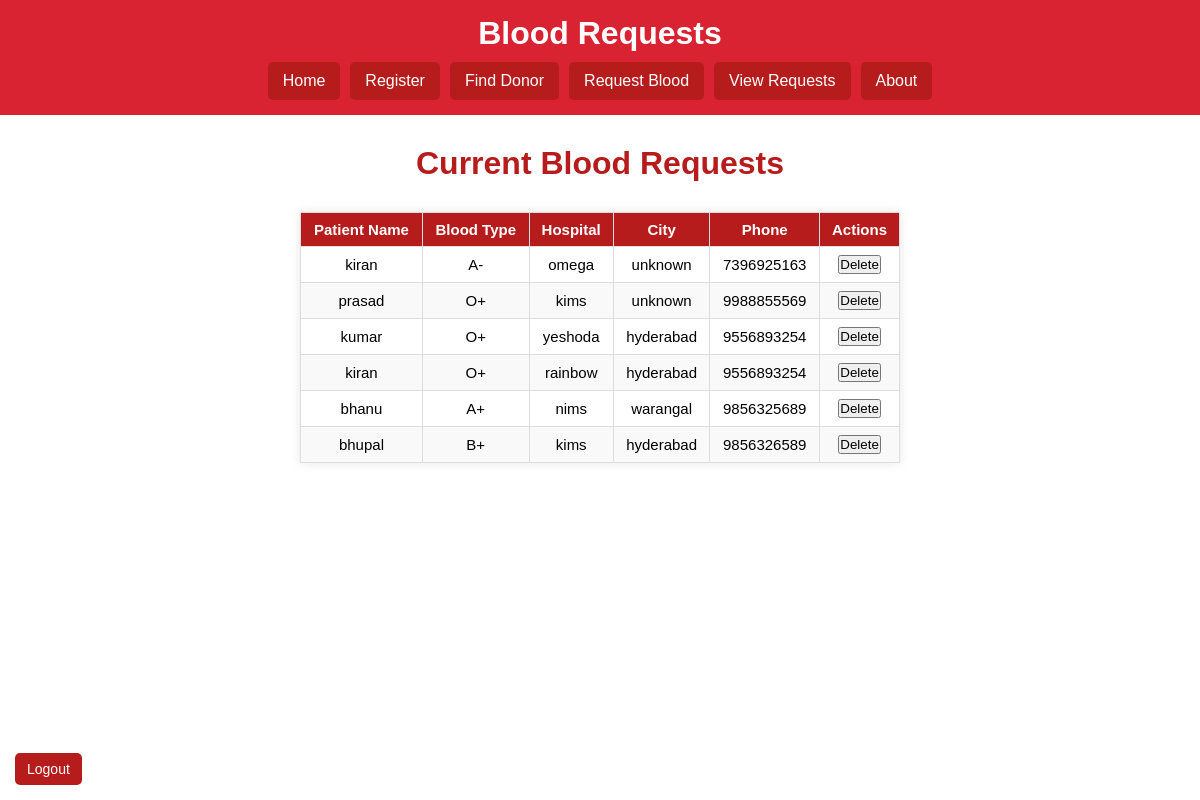
The app's page /view-requests/ (signed in) with its own data.
### myapp/models.py (models this page shows, shortened)
class BloodRequest(models.Model):
    id = models.BigAutoField(primary_key=True)
    patient_name = models.CharField(max_length=100)
    blood_type_needed = models.CharField(max_length=5)
    hospital_name = models.CharField(max_length=200)
    city = models.CharField(max_length=100)
    phone_number = models.CharField(max_length=15)

### myapp/views.py (the view)
# urls.py: path('view-requests/', views.view_blood_requests, name='view_blood_requests'),
def view_blood_requests(request):
    if request.user.is_authenticated and request.user.is_staff:
        requests = BloodRequest.objects.all()
    else:
        requests = []
    return render(request, 'view_requests.html', {'requests': requests})

### myapp/templates/view_requests.html (shortened to what this page needs)
{% load static %}
<!DOCTYPE html>
<html lang="en">
<head>
    <link rel="stylesheet" href="{% static 'css/styles.css' %}">
</head>
<body>
<header>
    <h1>Blood Requests</h1>
    <nav>
        <a href="{% url 'index' %}">Home</a>
        <a href="{% url 'register' %}">Register</a>
        <a href="{% url 'find_donor' %}">Find Donor</a>
        <a href="{% url 'request_blood' %}">Request Blood</a>
        <a href="{% url 'view_blood_requests' %}">View Requests</a>
        <a href="{% url 'about' %}">About</a>
    </nav>
</header>
{% if user.is_authenticated and user.is_staff %}
    <section>
        <h2 class="page-header">Current Blood Requests</h2>
        <table class="request-table">
            <thead>
                <tr>
                    <th>Patient Name</th>
                    <th>Blood Type</th>
                    <th>Hospital</th>
                    <th>City</th>
                    <th>Phone</th>
                    <th>Actions</th>
                </tr>
            </thead>
            <tbody>
                {% for req in requests %}
                    <tr>
                        <td>{{ req.patient_name }}</td>
                        <td>{{ req.blood_type_needed }}</td>
                        <td>{{ req.hospital_name }}</td>
                        <td>{{ req.city }}</td>
                        <td>{{ req.phone_number }}</td>
                        <td>
                            <form method="POST" action="{% url 'delete_blood_request' req.id %}" style="display:inline;">
                                <button type="submit" onclick="return confirm('Are you sure you want to delete this request?')">Delete</button>
                            </form>
                        </td>
                    </tr>
                {% empty %}
                    <tr>
                        <td colspan="6">No blood requests available.</td>
                    </tr>
                {% endfor %}
            </tbody>
        </table>
        <form method="POST" action="{% url 'logout' %}">
            <button class="logout-btn">Logout</button>
        </form>
    </section>
{% endif %}
</body>
</html>

### myapp/static/css/styles.css (style rules this page uses)
* { margin: 0; padding: 0; box-sizing: border-box; font-family: Arial, sans-serif; }
header { background-color: #d92332; padding: 15px; text-align: center; color: white; }
nav { display: flex; justify-content: center; margin-top: 10px; }
nav a { color: white; background: #b71c1c; padding: 10px 15px; margin: 0 5px; border-radius: 5px; text-decoration: none; }
.page-header { text-align: center; font-size: 32px; color: #d92332; margin-top: 20px; margin-bottom: 20px; }

### myapp/templates/view_requests.html (style rules this page uses)
.request-table { width: 50%; margin: 30px auto; border-collapse: collapse; box-shadow: 0 0 10px rgba(0,0,0,0.1); font-size: 15px; }
.request-table th, .request-table td { border: 1px solid #ddd; padding: 8px 10px; text-align: center; }
.request-table th { background-color: #b71c1c; color: white; }
.request-table tr:nth-child(even) { background-color: #f9f9f9; }
h2.page-header { text-align: center; margin: 30px 0; color: #b71c1c; }
.logout-btn { position: fixed; bottom: 15px; left: 15px; background-color: #b71c1c; color: white; padding: 8px 12px; border: none; border-radius: 5px; cursor: pointer; font-size: 14px; }

### records on screen
BloodRequest: patient_name "kiran", blood_type_needed "A-", hospital_name "omega", city "unknown", phone_number "7396925163"
BloodRequest: patient_name "prasad", blood_type_needed "O+", hospital_name "kims", city "unknown", phone_number "9988855569"
BloodRequest: patient_name "kumar", blood_type_needed "O+", hospital_name "yeshoda", city "hyderabad", phone_number "9556893254"
BloodRequest: patient_name "kiran", blood_type_needed "O+", hospital_name "rainbow", city "hyderabad", phone_number "9556893254"
BloodRequest: patient_name "bhanu", blood_type_needed "A+", hospital_name "nims", city "warangal", phone_number "9856325689"
BloodRequest: patient_name "bhupal", blood_type_needed "B+", hospital_name "kims", city "hyderabad", phone_number "9856326589"
